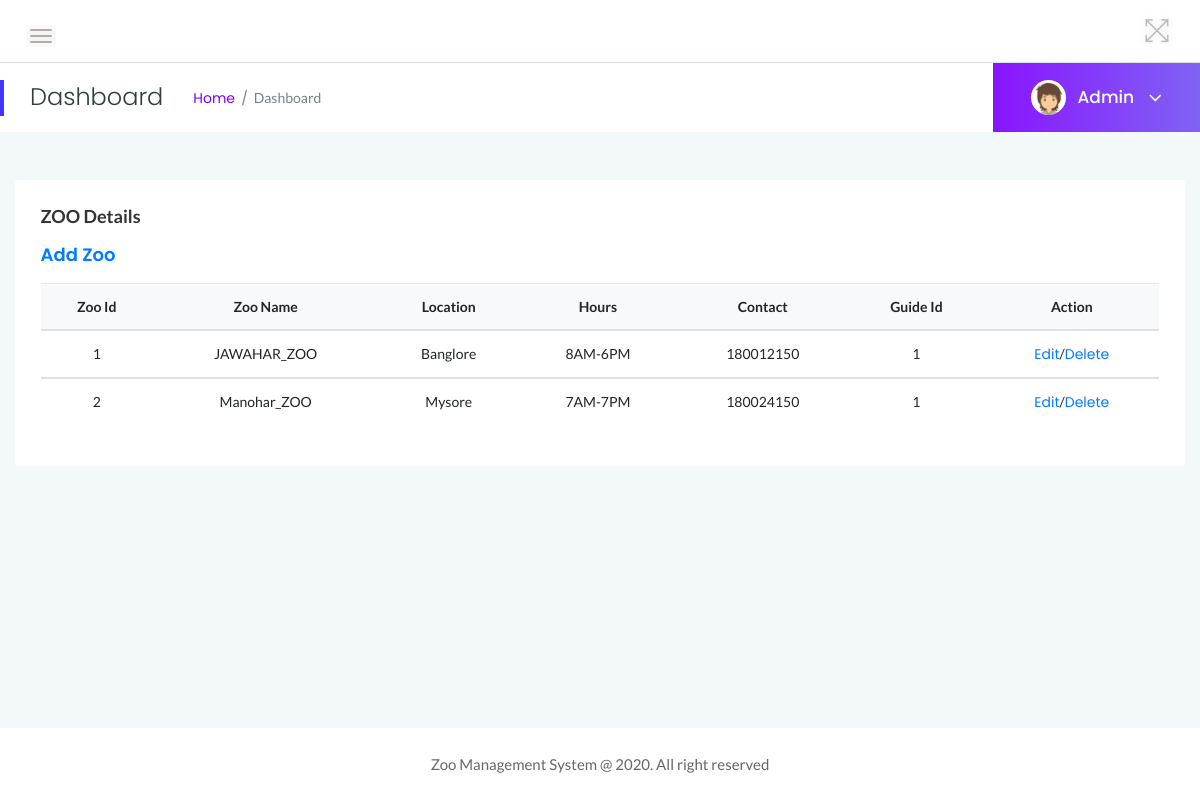
The page /admin/dashboard.php (signed in) on the database its author committed.
### tables this page shows
CREATE TABLE IF NOT EXISTS ZOO (
	Zid int(10) NOT NULL,
	ZName VARCHAR(50) NOT NULL,
	Location VARCHAR(100) NOT NULL,
	Hours VARCHAR(100) NOT NULL,
	Contact VARCHAR(100) NOT NULL,
	AGid int(10) NOT NULL,
	PRIMARY KEY(Zid),
	CONSTRAINT fk_zoo_AGid FOREIGN KEY(AGid) REFERENCES ANIMAL_GUIDE(AGid) ON DELETE CASCADE ON UPDATE CASCADE
);

### admin/dashboard.php (the view, shortened to what this page needs)
<?php
include('includes/dbconnection.php');
if (strlen($_SESSION['zmsaid']==0)) {
  header('location:logout.php');
  } else{
?>
<!doctype html>
<html class="no-js" lang="en">
<head>
    <link rel="stylesheet" href="assets/css/bootstrap.min.css">
    <link rel="stylesheet" href="assets/css/font-awesome.min.css">
    <link rel="stylesheet" href="assets/css/themify-icons.css">
    <link rel="stylesheet" href="assets/css/metisMenu.css">
    <link rel="stylesheet" href="assets/css/owl.carousel.min.css">
    <link rel="stylesheet" href="assets/css/slicknav.min.css">
    <link rel="stylesheet" href="https://www.amcharts.com/lib/3/plugins/export/export.css" type="text/css" media="all" />
    <link rel="stylesheet" type="text/css" href="https://cdn.datatables.net/1.10.19/css/jquery.dataTables.css">
    <link rel="stylesheet" type="text/css" href="https://cdn.datatables.net/1.10.18/css/dataTables.bootstrap4.min.css">
    <link rel="stylesheet" type="text/css" href="https://cdn.datatables.net/responsive/2.2.3/css/responsive.bootstrap.min.css">
    <link rel="stylesheet" type="text/css" href="https://cdn.datatables.net/responsive/2.2.3/css/responsive.jqueryui.min.css">
    <link rel="stylesheet" href="assets/css/typography.css">
    <link rel="stylesheet" href="assets/css/default-css.css">
    <link rel="stylesheet" href="assets/css/styles.css">
    <link rel="stylesheet" href="assets/css/responsive.css">
</head>
<body>
    <div class="page-container">
        <div class="main-content">
          <?php include_once('includes/header.php');?>
            <?php include_once('includes/pagetitle.php');?>
            <div class="main-content-inner">
                <div class="row">
                    <div class="col-12 mt-5">
                        <div class="card">
                            <div class="card-body">
                                <h4 class="header-title">ZOO Details</h4>
                                <h3 class="header-title"><a href="add-zoo.php">Add Zoo</a></h3>
                                <div class="data-tables">
                <table class="table text-center">
                                        <thead class="bg-light text-capitalize">
                                            <tr>
                                                <th>Zoo Id</th>
                                                <th>Zoo Name</th>
                                                <th>Location</th>
                                                <th>Hours</th>
                                                <th>Contact</th>
                                                <th>Guide id</th>
                                                <th>Action</th>
                                            </tr>
                                        </thead>
                                         <?php
$ret=mysqli_query($con,"select * from ZOO");
$cnt=1;
while ($row=mysqli_fetch_array($ret)) {
?>
                                        <tbody>
          <tr data-expanded="true">
            <td><?php echo $cnt;?></td>
                  <td><?php  echo $row['ZName'];?></td>
                  <td><?php  echo $row['Location'];?></td>
                  <td><?php  echo $row['Hours'];?></td>
                  <td><?php  echo $row['Contact'];?></td>
                  <td><?php  echo $row['AGid'];?></td>
                  <td><a href="edit-zoo.php?editid=<?php echo $row['Zid'];?>">Edit</a>/<a href="delete-zoo.php?editid=<?php echo $row['Zid'];?>">Delete</a></td>
                </tr>
                <?php
$cnt=$cnt+1;
}?>
 </tbody>
                                    </table>
                                </div>
                            </div>
                        </div>
                    </div>
                </div>
            </div>
        </div>
        <?php include_once('includes/footer.php');?>
    </div>
</body>
</html>
<?php }  ?>

### admin/includes/pagetitle.php (shortened to what this page needs)
<?php
include('includes/dbconnection.php');
?>
<div class="page-title-area">
                <div class="row align-items-center">
                    <div class="col-sm-6">
                        <div class="breadcrumbs-area clearfix">
                            <h4 class="page-title pull-left">Dashboard</h4>
                            <ul class="breadcrumbs pull-left">
                                <li><a href="dashboard.php">Home</a></li>
                                <li><span>Dashboard</span></li>
                            </ul>
                        </div>
                    </div>
                    <div class="col-sm-6 clearfix">
                        <div class="user-profile pull-right">
                            <img class="avatar user-thumb" src="assets/images/author/avatar.png" alt="avatar">
                            <?php
$adid=$_SESSION['zmsaid'];
$ret=mysqli_query($con,"select AdminName from tbladmin where ID='$adid'");
$row=mysqli_fetch_array($ret);
$name=$row['AdminName'];
?>
                            <h4 class="user-name dropdown-toggle" data-toggle="dropdown"><?php echo $name; ?> <i class="fa fa-angle-down"></i></h4>
                        </div>
                    </div>
                </div>
            </div>

### admin/assets/css/typography.css (style rules this page uses)
body { font-size: 14px; font-family: 'Lato', sans-serif; }
h1, h2, h3, h4, h5, h6 { margin: 0; font-family: 'Poppins', sans-serif; }
a, a:visited { text-decoration: none; transition: all 0.3s ease-in-out; -webkit-transition: all 0.3s ease-in-out; -moz-transition: all 0.3s ease-in-out; -o-transition: all 0.3s ease-in-out; outline: 0; font-family: 'Poppins', sans-serif; }
ul, ol { margin-bottom: 0px; margin-top: 0px; padding: 0; }
ul { margin: 0; list-style-type: none; }

### admin/assets/css/default-css.css (style rules this page uses)
* { margin: 0; padding: 0; box-sizing: border-box; }
*, *:before, *:after { -moz-box-sizing: border-box; -webkit-box-sizing: border-box; box-sizing: border-box; }
html { -webkit-font-smoothing: antialiased; }
body { background: #fff; font-weight: normal; -webkit-font-smoothing: antialiased; -webkit-text-size-adjust: 100%; }
img { max-width: 100%; height: auto; }
:root { --primary-color: #4336FB; }

### admin/assets/css/styles.css (style rules this page uses)
.page-container { width: 100%; height: 100%; min-height: 100vh; padding-left: 280px; -webkit-transition: padding-left 0.3s ease 0s; transition: padding-left 0.3s ease 0s; }
.card { border: none; border-radius: 4px; background-color: #fff; -webkit-transition: all 0.3s ease 0s; transition: all 0.3s ease 0s; }
.card-body { padding: 25.6px; padding: 1.6rem; }
.main-content { width: 100%; background: #F3F8FB; }
.main-content-inner { padding: 0 30px 50px; }
.page-title-area { padding: 0 30px; background: #fff; position: relative; }
.page-title-area:before { content: ''; position: absolute; left: 0; top: 50%; width: 4px; height: 36px; background: var(--primary-color); -webkit-transform: translateY(-50%); transform: translateY(-50%); }
.page-title { font-size: 24px; font-weight: 300; color: #313b3d; letter-spacing: 0; margin-right: 30px; }
ul.breadcrumbs { margin-top: 4px; }
.breadcrumbs li { display: inline-block; }
.breadcrumbs li a, .breadcrumbs li span { display: block; font-size: 14px; font-weight: 400; color: #7801ff; letter-spacing: 0; margin-right: 16px; position: relative; }
.breadcrumbs li a:before { content: '/'; color: #768387; position: absolute; right: -13px; top: 0; }
.breadcrumbs li span { margin-right: 0; color: #768387; text-transform: capitalize; }
.user-profile { margin-right: -30px; display: -webkit-box; display: -ms-flexbox; display: flex; -webkit-box-align: center; -ms-flex-align: center; align-items: center; -ms-flex-wrap: wrap; flex-wrap: wrap; background: -webkit-linear-gradient(left, #8914fe 0%, #8063f5 100%); background: linear-gradient(to right, #8914fe 0%, #8063f5 100%); padding: 17px 38px; position: relative; }
.user-profile img.avatar { height: 35px; width: 35px; border-radius: 50%; margin-right: 12px; }
.user-name { font-size: 17px; font-weight: 500; color: #fff; letter-spacing: 0; cursor: pointer; -webkit-user-select: none; -moz-user-select: none; -ms-user-select: none; user-select: none; }
.user-name i { margin-left: 10px; font-size: 21px; vertical-align: middle; position: relative; }
.notification-area .dropdown-toggle, .user-name.dropdown-toggle { position: relative; }
.notification-area .dropdown-toggle:after, .user-name.dropdown-toggle:after { display: none; }
.header-title { font-family: 'Lato', sans-serif; font-size: 18px; font-weight: 600; letter-spacing: 0; color: #333; text-transform: capitalize; margin-bottom: 17px; }
table tr th { border-bottom: none; }
table tr th, table tr td { border-top: 1px solid rgba(120, 130, 140, 0.13) !important; }

### admin/assets/css/responsive.css (style rules this page uses)
@media (min-width: 1200px) and (max-width: 1364px) { .main-content-inner { padding: 0 15px 50px; } }
@media (min-width: 1200px) and (max-width: 1364px) { .page-container, .sbar_collapsed.page-container { padding-left: 0; } }

### rows shown on the page
zoo: ZName "JAWAHAR_ZOO", Location "Banglore", Hours "8AM-6PM", Contact "180012150", AGid "1"
zoo: ZName "Manohar_ZOO", Location "Mysore", Hours "7AM-7PM", Contact "180024150", AGid "1"

### other values the page prints
$name "Admin"
